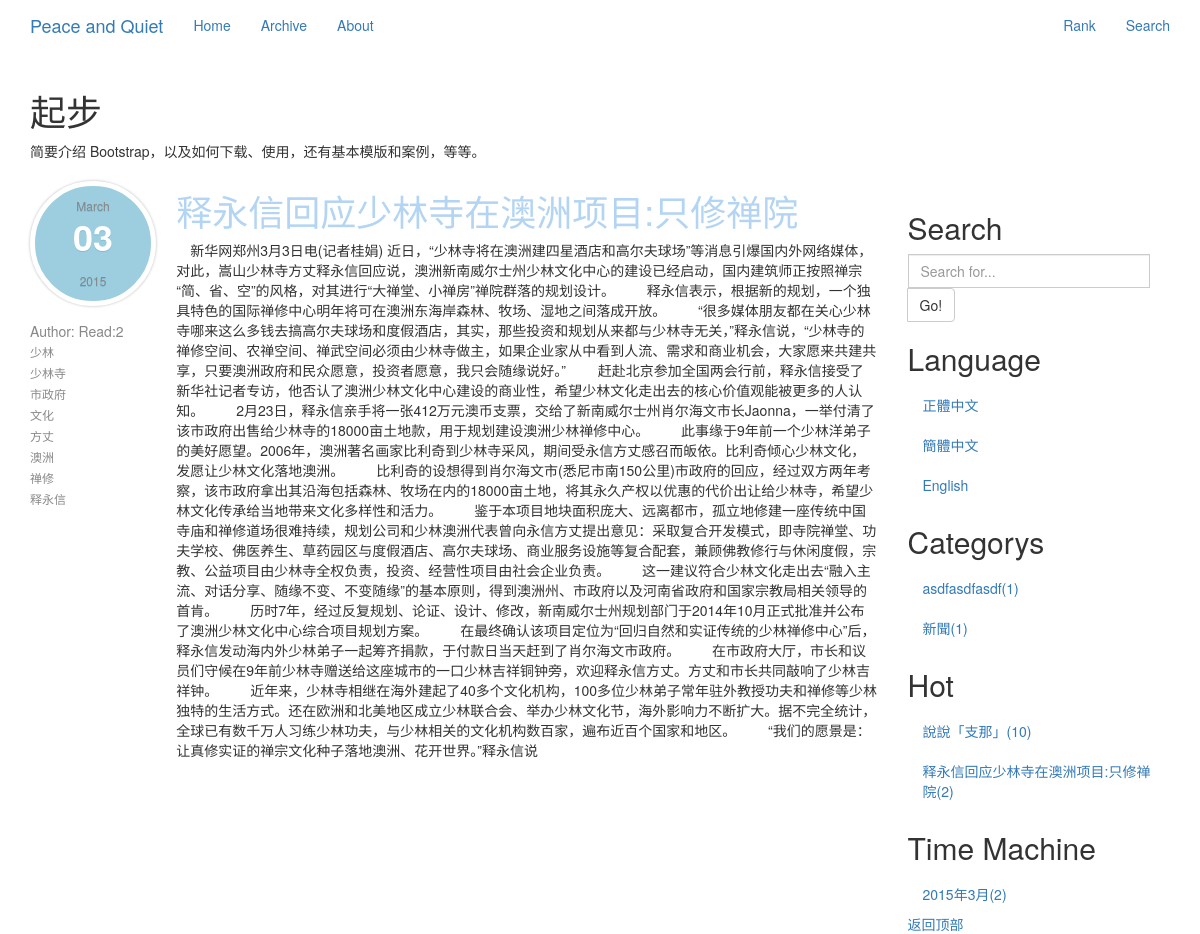
The page /archive/86be54a57d/ on the database as committed earlier.
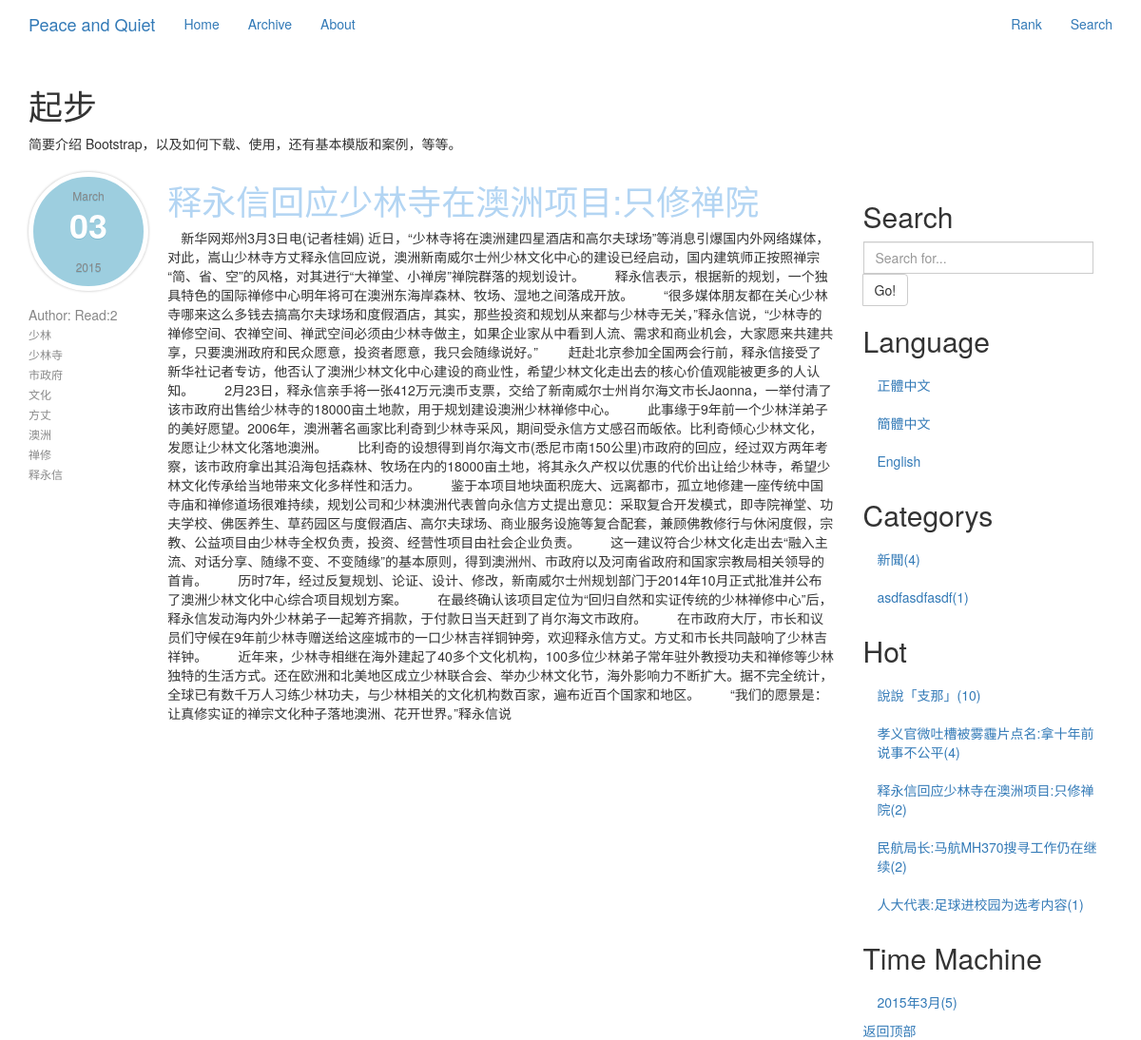
The same page on the database as committed later.
### Blog/models.py (models this page shows, shortened)
class Tag(models.Model):
    title = models.CharField('標籤', max_length=30, unique=True)
    shortUrl = models.CharField('短Url', max_length=150, unique=True, null=False, blank=False, editable=False)
    class Meta:
        ordering = ('title',)

class Category(models.Model):
    title = models.CharField('分類', max_length=30, unique=True)
    shortUrl = models.CharField("短URL", max_length=150, unique=True, null=False, blank=False, editable=False)
    class Meta:
        ordering = ('title',)

class Blog(models.Model):
    title = models.CharField("標題", max_length=150, unique=True, null=False, blank=False)
    createTime = models.DateTimeField("創建時間", auto_now_add=True, auto_now=False)
    updateTime = models.DateTimeField("修改時間", auto_now_add=False, auto_now=True)
    body = models.TextField("內容")
    accessCount = models.IntegerField("瀏覽量", default=1, editable=False)
    category = models.ForeignKey('Category', verbose_name="分類集合", related_name='category')
    shortUrl = models.CharField("短URL", max_length=150, unique=True, null=False, blank=False, editable=False)
    tags = models.ManyToManyField('Tag', verbose_name="標籤集合", null=True, editable=False)
    tags.help_text = '標籤集合'

### Blog/views.py (the view)
# urls.py: url(r'^archive/(?P<shortUrl>\w+)/', 'Blog.views.archive', name='archive'),
def archive(request, shortUrl):
    post = get_object_or_404(Blog, shortUrl=shortUrl)
    post.accessCount += 1
    post.save()
    categorys = getCategorysAndNumber()
    hotPassages = Blog.objects.order_by('-accessCount')[:10]
    timeMachines = getTimeMachines()
    return render(request, 'archive.html',
                  {'post': post, 'categorys': categorys, 'hotPassages': hotPassages, 'timeMachines': timeMachines})

### Blog/views.py (called while the page is built)
def getCategorysAndNumber():
    showCategorys = []
    for i in Category.objects.all():
        showCategorys.append({'title': i.title, 'number': Blog.objects.filter(
            category__in=Category.objects.filter(title=i.title)).count(), 'shortUrl': i.shortUrl})
    showCategorys.sort(key=lambda x: x['number'], reverse=True)
    return showCategorys

def getTimeMachines():
    temporaryTimeMachines = {}
    for i in Blog.objects.all():
        key = (i.createTime.year, i.createTime.month)
        if key not in temporaryTimeMachines:
            temporaryTimeMachines.update({key: 1})
        else:
            temporaryTimeMachines[key] += 1
    timeMachines = []
    for i in temporaryTimeMachines.keys():
        timeMachines.append(
            {'title': "%s年%s月" % (i[0], i[1]), 'number': temporaryTimeMachines[i], 'year': i[0],
             'month': i[1]})
    return timeMachines

### template/archive.html (shortened to what this page needs)
{% extends 'base.html' %}
{% block content %}
    <div class="col-md-9" role="main">
        <div class="row">
            <div class="col-md-2" role="complementary">
                <nav class="visible-lg-inline-block">
                    <div class="title">
                        <aside class="entry-meta">
                            <time datetime="2012-06-17T18:05:54.000Z" class="post-date">
                                <span class="post-month">{{ post.createTime|date:"F" }}</span>
                                <strong class="post-day">{{ post.createTime|date:"d" }}</strong>
                                <span class="post-year">{{ post.createTime|date:"Y" }}</span>
                            </time>
                        </aside>
                        <span>Author:</span>
                        <span>Read:{{ post.accessCount }}</span>
                        {% for tag in post.tags.all %}
                            <li><a href="{% url 'tagView' shortUrl=tag.shortUrl %}">{{ tag.title }}</a></li>
                        {% endfor %}
                    </div>
                </nav>
            </div>
            <div class="col-md-10" role="main">
                <div class="title"><a href="{% url 'archive' shortUrl=post.shortUrl %}">
                    <h1>{{ post.title }}</h1>
                </a></div>
                <p>{{ post.body }}</p>
            </div>
        </div>
    </div>
    {% block rightSide %}
        {% include "rightSide.html" %}
    {% endblock %}
{% endblock %}

### template/rightSide.html (shortened to what this page needs)
<div class="col-md-3" role="complementary">
    <nav class="bs-docs-sidebar hidden-print hidden-xs hidden-sm affix-top">
        <ul class="nav bs-docs-sidenav">
            <li><a></a></li>
            <li><h2>Search</h2></li>
            <li>
                <div class="input-group">
                    <form action="{% url 'search' %}" method="post">
                        <input type="text" class="form-control" name="query" placeholder="Search for...">
                            <span class="input-group-btn">
                                <button class="btn btn-default" type="submit">Go!</button>
                            </span>
                    </form>
                </div>
            </li>
            <li><h2>Language</h2></li>
            <li><a href="#">正體中文</a></li>
            <li><a href="#">簡體中文</a></li>
            <li><a href="#">English</a></li>
            <li><h2>Categorys</h2></li>
            {% for category in categorys %}
                <li><a href="{% url 'category' shortUrl=category.shortUrl %}">{{ category.title }}({{ category.number }})</a>
                </li>
            {% endfor %}
            <li><h2>Hot</h2></li>
            {% for hotPassage in hotPassages %}
                <li>
                    <a href="{% url 'archive' shortUrl=hotPassage.shortUrl %}">{{ hotPassage.title }}({{ hotPassage.accessCount }})</a>
                </li>
            {% endfor %}
            <li><h2>Time Machine</h2></li>
            {% for timeMachine in timeMachines %}
                <li>
                    <a href="{% url 'timeMachine' year=timeMachine.year month=timeMachine.month %}">{{ timeMachine.title }}({{ timeMachine.number }})</a>
                </li>
            {% endfor %}
        </ul>
        <a class="back-to-top" href="#top">
            返回顶部
        </a>
    </nav>
</div>

Rows that differ between the two databases and show on the page:
added Blog: title "孝义官微吐槽被雾霾片点名:拿十年前说事不公平", accessCount "4"
added Blog: title "民航局长:马航MH370搜寻工作仍在继续", accessCount "2"
added Blog: title "人大代表:足球进校园为选考内容", accessCount "1"
Other text that changed with them:
new list line: "新聞"
new list line: "( 4 )"
new list line: "2015年3月 ( 5 )"
list line gone: "新聞"
list line gone: "( 1 )"
list line gone: "2015年3月 ( 2 )"
